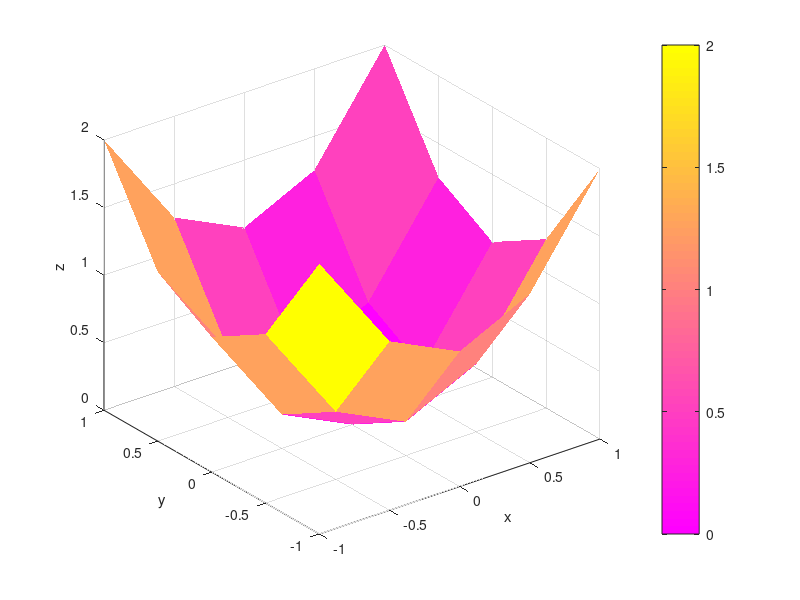

Recreate this plot in MATLAB. (Note: this script raises an error after producing the figure.)
clear variables;
clc;
close all;

x=-1:0.5:1;
y=-1:0.5:1;
figure;
[X,Y]=meshgrid(x,y);
z=X.^2+Y.^2;
zi=interp2(x,y,z,X,Y);
surf(x,y,zi,'EdgeColor','none');
xlabel('x');
ylabel('y');
zlabel('z');
colorbar;
colormap('spring');
lighting phong;
title('Linear Interpolation');
box on;
view(-18,50);
saveas(gcf, 'linear_interp.png');

hold on;
figure;
zi=interp2(x,y,z,X,Y,'spline');
surf(x,y,zi, 'EdgeColor','none');
lighting phong;
xlabel('x');
ylabel('y');
zlabel('z');
colorbar;
colormap('autumn');
box on;
view(-18,50);
title('Spline Interpolation');
saveas(gcf, 'spline_interp.png');

hold on;
figure;
plot3(x,y,z,'*', 'MarkerSize',15, 'LineWidth',2);
box on;
view(-18,50);
title('Original Grid Points');
saveas(gcf, 'points.png');